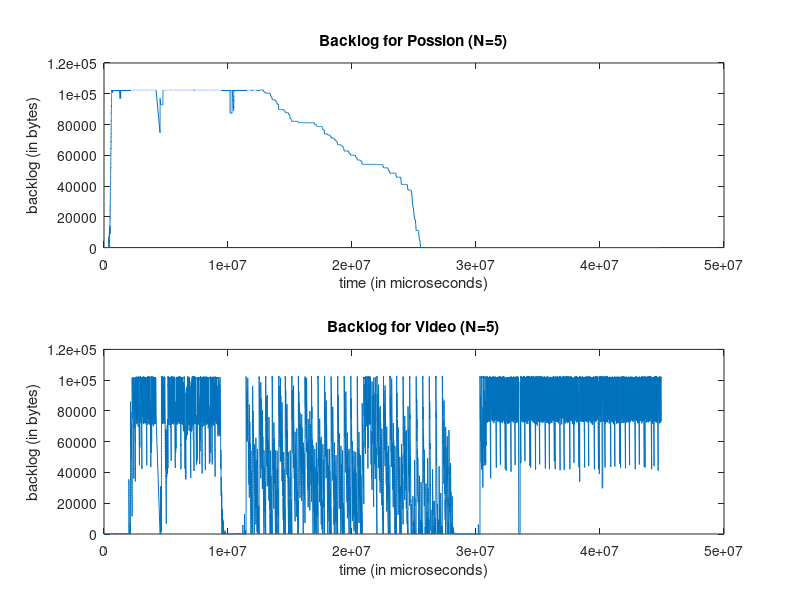
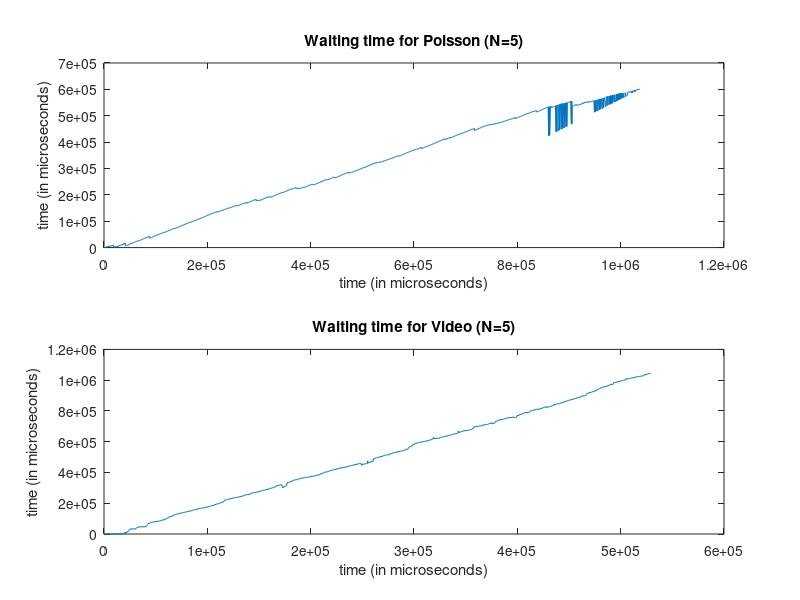
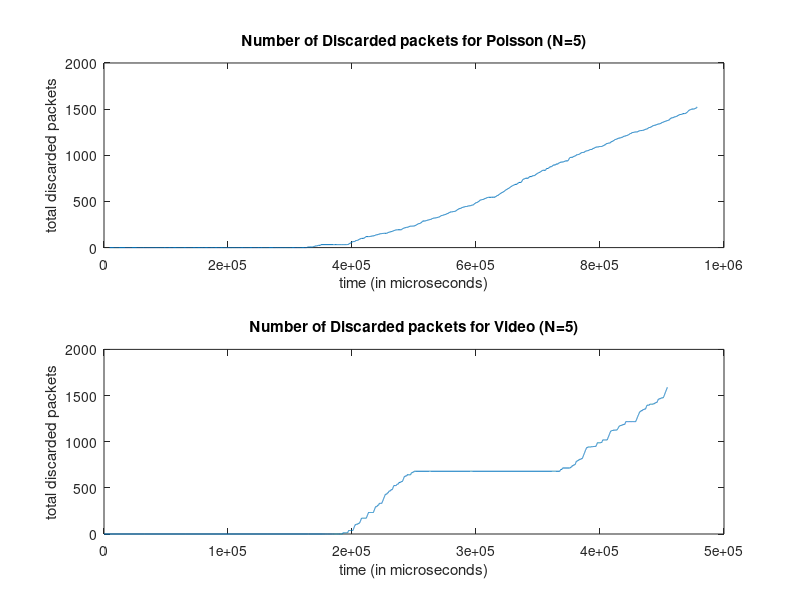

The MATLAB source for these figures, in order:
clc;clear all;
%%%%%%%%%%%%%%%%%%%%%%%%%%%%%%%%%%%%%%%%%%%%%%%%%%%%%%%%%%%%%%%%%%%
%Reading data from a file
%Note that time is in micro seconds and packetsize is in Bytes
%%%%%%%%%%%%%%%%%%%%%%%%%%%%%%%%%%%%%%%%%%%%%%%%%%%%%%%%%%%%%%%%%%%
close all;
clearvars;
size = 10000;

%1..........backlog
[arrival_time, packetsize_p, back_log1, back_log2, priority] = textread('output_scheduler.txt', '%f %f %f %f %f');
time_array = zeros(1,size);
time_array = cumsum(arrival_time);
figure(1);
subplot(2,1,1);
plot(time_array, back_log1);
title('Backlog for Possion (N=5)');
xlabel('time (in microseconds)');
ylabel('backlog (in bytes)');

subplot(2,1,2);
plot(time_array, back_log2);
title('Backlog for Video (N=5)');
xlabel('time (in microseconds)');
ylabel('backlog (in bytes)');

%1..........waiting time
%sink1 is priority 1 traffic, poisson traffic
[packet_no_p1, packetsize_p_sink1, arrival_time_sink1] = textread('output_sink1.txt', '%f %f %f');
[arrival_time1, packetsize_p1, back_log11, back_log21, priority2] = textread('output_scheduler1.txt', '%f %f %f %f %f');

%get culmulative time array of sink
time_array_sink = zeros(1,size);
time_array_sink = cumsum(arrival_time_sink1);
time_array_sch = zeros(1,size);
time_array_sch = cumsum(arrival_time1);

size = 2000;
waiting_time1 = zeros(1,size); 
i=1;
while i<=size
    j=i;
    while (((back_log11(i) + packetsize_p1(i)) > 102400) && j< size )
        j = j+1
    end
    waiting_time1(i) = time_array_sink(i) - time_array_sch(j); %microseconds!!!
    if waiting_time1(i) < 0
        waiting_time1(i) = 0;
    end
    i = i+1;
end
figure(2);
time_array_to_plot = zeros(1,size);
i=1;
while i<=size
    time_array_to_plot(i) = time_array_sink(i);
    i=i+1;
end
subplot(2,1,1);
plot(time_array_to_plot,waiting_time1);
title('Waiting time for Poisson (N=5)');
xlabel('time (in microseconds)');
ylabel('time (in microseconds)');

%sink2 is priority 2 traffic, video traffic
[packet_no_p1, packetsize_p_sink1, arrival_time_sink2] = textread('output_sink2.txt', '%f %f %f');
[arrival_time2, packetsize_p12, back_log111, back_log21, priority2] = textread('output_scheduler2.txt', '%f %f %f %f %f');

%get culmulative time array of sink
time_array_sink2 = zeros(1,size);
time_array_sink2 = cumsum(arrival_time_sink2);
time_array_sch2 = zeros(1,size);
time_array_sch2 = cumsum(arrival_time2);

size = 1000;
waiting_time2 = zeros(1,size); 
i=1;
while i<=size
    j=i;
    while (((back_log21(i) + packetsize_p12(i)) > 102400) && j< size )
        j = j+1;
    end
    waiting_time2(i) = time_array_sink2(i) - time_array_sch2(j); %microseconds!!!
    if waiting_time2(i) < 0
        waiting_time2(i) = 0;
    end
    i = i+1;
end

time_array_to_plot2 = zeros(1,size);
i=1;
while i<=size
    time_array_to_plot2(i) = time_array_sink(i);
    i=i+1;
end
subplot(2,1,2);
plot(time_array_to_plot2,waiting_time2);
title('Waiting time for Video (N=5)');
xlabel('time (in microseconds)');
ylabel('time (in microseconds)');



%number of discarded packets
%poisson's information is packetsize_p1, back_log11, interr time in
%arrival_time
size=5000;
num_of_discard1 = zeros(1,size);
time_for_plotting = zeros(1,size);
i=1;
while i<=size
    if ((back_log11(i) + packetsize_p1(i)) > 102400)
        num_of_discard1(i) = 1;
    end
    time_for_plotting(i) = arrival_time1(i);
    i = i +1;
end

figure(3);
subplot(2,1,1);
plot (cumsum(time_for_plotting),cumsum(num_of_discard1));
title('Number of Discarded packets for Poisson (N=5)');
ylabel('total discarded packets');
xlabel('time (in microseconds)');

%number of discarded packets
%videos's information is packetsize_p11, back_log21, arrival_time2
%[arrival_time2, packetsize_p12, back_log111, back_log21, priority2] 
size=5000;
num_of_discard2 = zeros(1,size);
time_for_plotting2 = zeros(1,size);
i=1;
while i<=size
    if ((back_log21(i) + packetsize_p12(i)) > 102400)
        num_of_discard2(i) = 1;
    end
    time_for_plotting2(i) = arrival_time2(i);
    i = i +1;
end


subplot(2,1,2);
plot (cumsum(time_for_plotting2),cumsum(num_of_discard2));
title('Number of Discarded packets for Video (N=5)');
ylabel('total discarded packets');
xlabel('time (in microseconds)');
